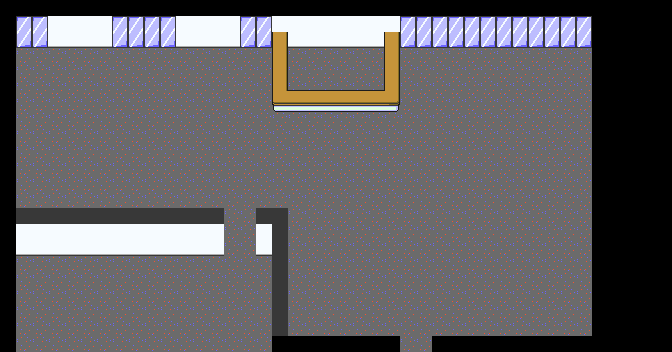

Rendered tile map (Tiled .tmx) drawn with the repository's tilesets; below, a short description and the map source with its tile grids summarised:
An orthogonal 42x22 tile map with 16x16 px tiles, 5 tile layers (Gbox, BG, Tables, TableTops, ...), 3 tilesets and 1 object.

<map version="1.10" tiledversion="1.11.0" orientation="orthogonal" renderorder="right-down" width="42" height="22" tilewidth="16" tileheight="16" infinite="0" nextlayerid="7" nextobjectid="18">
 <tileset firstgid="1" source="../../Placeholder/tileset/Debug.tsx" />
 <tileset firstgid="11" source="../../Tilesets/Indoor/Office.tsx" />
 <tileset firstgid="111" source="../../Tilesets/Indoor/Gym.tsx" />
 <layer id="1" name="Gbox" width="42" height="22">
  <properties>
   <property name="unity:SortingLayer" value="Background" />
  </properties>
  <data>[924 cells, 722 non-empty, 3 distinct tile ids]</data>
 </layer>
 <layer id="3" name="BG" width="42" height="22">
  <properties>
   <property name="unity:SortingLayer" value="Background" />
  </properties>
  <data>[924 cells, 738 non-empty, 6 distinct tile ids]</data>
 </layer>
 <layer id="6" name="Tables" width="42" height="22">
  <properties>
   <property name="unity:SortingLayer" value="Background" />
  </properties>
  <data>[924 cells, 14 non-empty, 4 distinct tile ids]</data>
 </layer>
 <layer id="5" name="TableTops" width="42" height="22">
  <properties>
   <property name="unity:SortingLayer" value="Foreground" />
  </properties>
  <data>[924 cells, 8 non-empty, 3 distinct tile ids]</data>
 </layer>
 <layer id="4" name="FG" width="42" height="22">
  <data>[924 cells, 15 non-empty, 1 distinct tile ids]</data>
 </layer>
 <objectgroup id="2" name="Gbox Collisions">
  <object id="1" x="400" y="336">
   <polygon points="0,0 0,32 -400,32 -400,-304 208,-304 208,16 32,16 32,0 192,0 192,-288 0,-288 0,-224 -128,-224 -128,-288 -384,-288 -384,-112 -176,-112 -176,-80 -384,-80 -384,16 -128,16 -128,-80 -144,-80 -144,-112 -112,-112 -112,0 0,0" />
  </object>
 </objectgroup>
</map>
